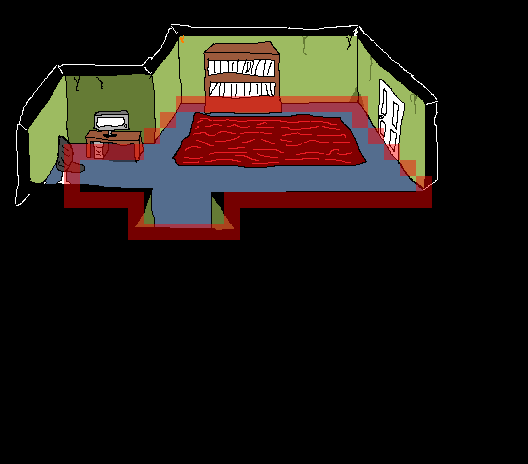

Rendered tile map (Tiled .tmx) drawn with the repository's tilesets; below, a short description and the map source with its tile grids summarised:
An orthogonal 33x29 tile map with 16x16 px tiles, 1 tile layer (collide), 1 image layer and 1 object (door).

<map version="1.0" orientation="orthogonal" width="33" height="29" tilewidth="16" tileheight="16">
 <tileset firstgid="1" name="tiles" tilewidth="16" tileheight="16">
  <image source="../images/tiles.png" width="256" height="256" />
 </tileset>
 <imagelayer name="Image Layer 1" width="33" height="29">
  <image source="../images/2_VICTIM_APARTMENT.png" />
 </imagelayer>
 <layer name="collide" width="33" height="29">
  <properties>
   <property name="hidden" value="true" />
   <property name="solid" value="true" />
  </properties>
  <data>[957 cells, 53 non-empty, 1 distinct tile ids]</data>
 </layer>
 <objectgroup name="objects" width="33" height="29">
  <object name="door" x="372" y="154">
   <properties>
    <property name="to" value="first" />
   </properties>
  </object>
 </objectgroup>
</map>
